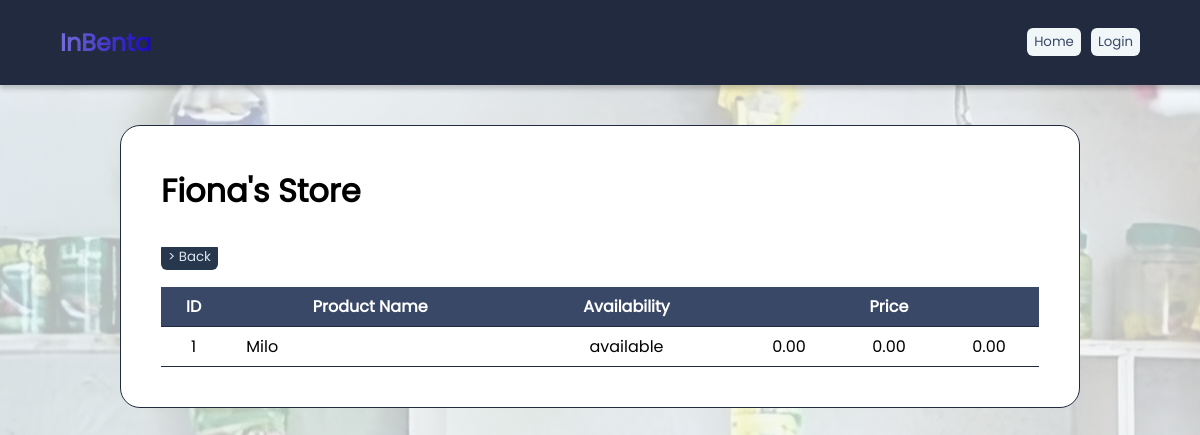
The app's page /store_info.php?id=1 with its own data.
### tables this page shows
CREATE TABLE `inbenta_users` (
  `id` int(11) NOT NULL,
  `store_name` varchar(50) NOT NULL,
  `username` varchar(25) NOT NULL,
  `email` varchar(50) NOT NULL,
  `password` char(255) NOT NULL,
  `reg_date` date NOT NULL
);

CREATE TABLE `inventory_fionayoung` (
  `id` int(11) NOT NULL,
  `product_name` varchar(50) DEFAULT NULL,
  `is_available` varchar(14) DEFAULT NULL,
  `product_price_per_piece` decimal(6,2) DEFAULT NULL,
  `per_piece` varchar(12) DEFAULT NULL,
  `product_price_per_dozen` decimal(6,2) DEFAULT NULL,
  `per_dozen` varchar(12) DEFAULT NULL,
  `product_price_per_box` decimal(6,2) DEFAULT NULL,
  `per_box` varchar(12) DEFAULT NULL,
  `date_added` datetime DEFAULT current_timestamp()
);

### store_info.php (the view, shortened to what this page needs)
<?php
include('header.php');
$id = $_GET['id'];
$sql = "SELECT * FROM inbenta_users WHERE id = '$id';";
$result = mysqli_query($conn, $sql);
$row = mysqli_fetch_assoc($result);
$username = $row['username'];
?>
<!DOCTYPE html>
<html lang="en">
<head>
    <link rel="stylesheet" href="style.css">
</head>
<body>
    <main>
        <div class="search_container">
            <h1><?php echo $row['store_name']; ?></h1>
        </div>
        <div class="table_container">
            <table>
                <thead>
                    <tr>
                        <th>ID</th>
                        <th>Product Name</th>
                        <th>Availability</th>
                        <th colspan="3">Price</th>
                    </tr>
                </thead>
                <tbody>
                    <?php
                    if (isset($_GET['search'])) {
                        $search_item = $_GET['search_item'];
                        $result = mysqli_query($conn, "SELECT * FROM inventory_$username WHERE product_name LIKE '%$search_item%'; ");
                    } else {
                        $result = mysqli_query($conn, "SELECT * FROM inventory_$username");
                    }
                    if (mysqli_num_rows($result) > 0) {
                        while ($row = mysqli_fetch_assoc($result)) {
                    ?>
                            <tr>
                                <td style="text-align: center"><?php echo $row['id'] ?></td>
                                <td style="padding-left: 20px;"><?php echo $row['product_name'] ?></td>
                                <td style="text-align: center"><?php echo $row['is_available'] ?></td>
                                <td style="text-align:center; width: 100px"><?php echo $row['product_price_per_piece'] . $row['per_piece'] ?></td>
                                <td style="text-align:center; width: 100px"><?php echo $row['product_price_per_dozen'] . $row['per_dozen'] ?></td>
                                <td style="text-align:center; width: 100px"><?php echo $row['product_price_per_box'] . $row['per_box'] ?></td>
                            </tr>
                        <?php
                        }
                    } else {
                        ?>
                </tbody>
            </table>
                    <?php echo "<h1 style='text-align: center'>No items found.</h1>";
                    } ?>
        </div>
        <a href="store_list.php" class="btn_primary">> Back</a>
    </main>
</body>
</html>

### style.css (style rules this page uses)
* { font-family: Poppins; box-sizing: border-box; }
body { background:linear-gradient(rgba(241, 246, 249, 0.75), rgba(241, 246, 249, 0.75)),url("img/background.jpeg") no-repeat center center ; margin: 0; background-color: #F1F6F9; padding: 0; }
.search_container { display: flex; align-items:center; justify-content: space-between; margin-bottom: 10px; }
main { background-color: white; border-radius: 20px; border: 1px solid #212A3E; width: 80%; margin: auto; padding: 20px 40px; }
.table_container { overflow-x: auto; }
table, th, td { border-bottom: 1px solid #212A3E; border-collapse: collapse; padding: 7px; margin: auto; margin-top: 20px; margin-bottom: 20px; }
th { background-color: #394867; color: white; }
table { width: 100%; }
.btn_primary { background-color: #27374D; color: #DDE6ED; text-decoration: none; padding: 4px 7px; border-radius: 6px; text-align: center; font-size:smaller; }

### records on screen
inbenta_users: store_name "Fiona's Store"
inventory_fionayoung: id "1", product_name "Milo", is_available "available", product_price_per_piece "0.00", product_price_per_dozen "0.00", product_price_per_box "0.00"
